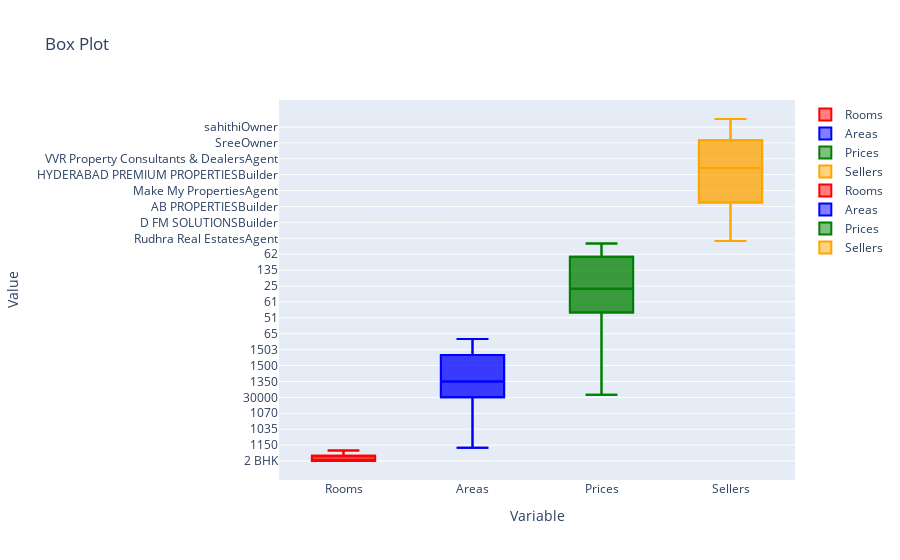

The cell this chart's notebook holds for it:
### Code cell
for i, col in enumerate(data.columns):
    fig.add_trace(go.Box(y=data[col], name=col, marker_color=colors[i]))
fig.update_layout(title="Box Plot", yaxis_title="Value", 
                  xaxis_title="Variable")
fig.show()

### Figure 1 — Plotly figure (JSON) as saved in the notebook; plotly's stock layout.template omitted (floating-point values rounded to 4 significant figures; data arrays with more than 128 entries replaced by an {"elided": "..."} marker saying what was removed)
{"data": [{"marker": {"color": "red"}, "name": "Rooms", "type": "box", "y": {"elided": "500 str values"}}, {"marker": {"color": "blue"}, "name": "Areas", "type": "box", "y": {"elided": "500 str values"}}, {"marker": {"color": "green"}, "name": "Prices", "type": "box", "y": {"elided": "500 int values"}}, {"marker": {"color": "orange"}, "name": "Sellers", "type": "box", "y": {"elided": "500 str values"}}, {"marker": {"color": "red"}, "name": "Rooms", "type": "box"}, {"marker": {"color": "blue"}, "name": "Areas", "type": "box"}, {"marker": {"color": "green"}, "name": "Prices", "type": "box"}, {"marker": {"color": "orange"}, "name": "Sellers", "type": "box"}, {"marker": {"color": "red"}, "name": "Rooms", "type": "box", "y": {"elided": "500 str values"}}, {"marker": {"color": "blue"}, "name": "Areas", "type": "box", "y": {"elided": "500 str values"}}, {"marker": {"color": "green"}, "name": "Prices", "type": "box", "y": {"elided": "500 int values"}}, {"marker": {"color": "orange"}, "name": "Sellers", "type": "box", "y": {"elided": "500 str values"}}], "layout": {"autosize": true, "title": {"text": "Box Plot"}, "xaxis": {"autorange": true, "range": [-0.5, 3.5], "title": {"text": "Variable"}, "type": "category"}, "yaxis": {"autorange": true, "range": [-7.167, 136.2], "title": {"text": "Value"}, "type": "category"}}}
